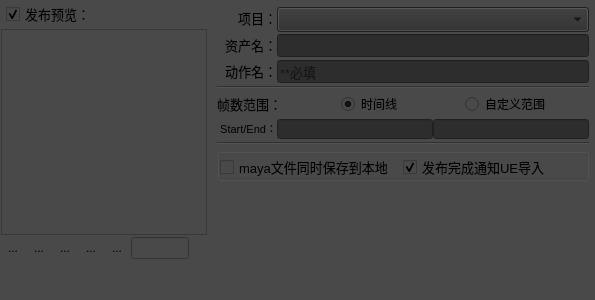
       <widget class="QWidget" name="action_tab">
        <attribute name="title">
         <string>Action</string>
        </attribute>
        <layout class="QVBoxLayout" name="verticalLayout_12">
         <property name="spacing">
          <number>0</number>
         </property>
         <property name="leftMargin">
          <number>0</number>
         </property>
         <property name="topMargin">
          <number>0</number>
         </property>
         <property name="rightMargin">
          <number>0</number>
         </property>
         <property name="bottomMargin">
          <number>0</number>
         </property>
         <item>
          <widget class="QFrame" name="frame_7">
           <property name="styleSheet">
            <string notr="true">background-color: rgb(73, 73, 73);</string>
           </property>
           <property name="frameShape">
            <enum>QFrame::Shape::NoFrame</enum>
           </property>
           <property name="frameShadow">
            <enum>QFrame::Shadow::Sunken</enum>
           </property>
           <layout class="QHBoxLayout" name="horizontalLayout_22" stretch="1,5">
            <property name="spacing">
             <number>5</number>
            </property>
            <property name="leftMargin">
             <number>1</number>
            </property>
            <property name="topMargin">
             <number>1</number>
            </property>
            <property name="rightMargin">
             <number>1</number>
            </property>
            <property name="bottomMargin">
             <number>1</number>
            </property>
            <item>
             <layout class="QVBoxLayout" name="verticalLayout_9">
              <property name="spacing">
               <number>2</number>
              </property>
              <item>
               <layout class="QHBoxLayout" name="horizontalLayout_23" stretch="5,1,1">
                <property name="spacing">
                 <number>0</number>
                </property>
                <property name="leftMargin">
                 <number>5</number>
                </property>
                <property name="rightMargin">
                 <number>5</number>
                </property>
                <item>
                 <widget class="QCheckBox" name="icon_cBox_ac">
                  <property name="font">
                   <font>
                    <family>Microsoft YaHei UI</family>
                    <pointsize>10</pointsize>
                   </font>
                  </property>
                  <property name="styleSheet">
                   <string notr="true"/>
                  </property>
                  <property name="text">
                   <string>发布预览：</string>
                  </property>
                  <property name="checked">
                   <bool>true</bool>
                  </property>
                 </widget>
                </item>
                <item>
                 <spacer name="horizontalSpacer_5">
                  <property name="orientation">
                   <enum>Qt::Orientation::Horizontal</enum>
                  </property>
                  <property name="sizeType">
                   <enum>QSizePolicy::Policy::Fixed</enum>
                  </property>
                  <property name="sizeHint" stdset="0">
                   <size>
                    <width>80</width>
                    <height>25</height>
                   </size>
                  </property>
                 </spacer>
                </item>
                <item>
                 <widget class="QPushButton" name="render_bttn_ac">
                  <property name="sizePolicy">
                   <sizepolicy hsizetype="Fixed" vsizetype="Fixed">
                    <horstretch>0</horstretch>
                    <verstretch>0</verstretch>
                   </sizepolicy>
                  </property>
                  <property name="minimumSize">
                   <size>
                    <width>25</width>
                    <height>25</height>
                   </size>
                  </property>
                  <property name="maximumSize">
                   <size>
                    <width>25</width>
                    <height>25</height>
                   </size>
                  </property>
                  <property name="toolTip">
                   <string>&lt;html&gt;&lt;head/&gt;&lt;body&gt;&lt;p&gt;&lt;span style=&quot; font-size:10pt;&quot;&gt;重新渲染图标&lt;/span&gt;&lt;/p&gt;&lt;/body&gt;&lt;/html&gt;</string>
                  </property>
                  <property name="text">
                   <string/>
                  </property>
                  <property name="iconSize">
                   <size>
                    <width>22</width>
                    <height>22</height>
                   </size>
                  </property>
                  <property name="flat">
                   <bool>true</bool>
                  </property>
                 </widget>
                </item>
               </layout>
              </item>
              <item>
               <widget class="QFrame" name="frame_8">
                <property name="sizePolicy">
                 <sizepolicy hsizetype="Fixed" vsizetype="Fixed">
                  <horstretch>0</horstretch>
                  <verstretch>0</verstretch>
                 </sizepolicy>
                </property>
                <property name="minimumSize">
                 <size>
                  <width>206</width>
                  <height>206</height>
                 </size>
                </property>
                <property name="maximumSize">
                 <size>
                  <width>206</width>
                  <height>206</height>
                 </size>
                </property>
                <property name="frameShape">
                 <enum>QFrame::Shape::StyledPanel</enum>
                </property>
                <property name="frameShadow">
                 <enum>QFrame::Shadow::Raised</enum>
                </property>
                <layout class="QGridLayout" name="gridLayout_8">
                 <property name="leftMargin">
                  <number>1</number>
                 </property>
                 <property name="topMargin">
                  <number>1</number>
                 </property>
                 <property name="rightMargin">
                  <number>1</number>
                 </property>
                 <property name="bottomMargin">
                  <number>1</number>
                 </property>
                 <property name="spacing">
                  <number>1</number>
                 </property>
                 <item row="0" column="0">
                  <widget class="QLabel" name="Preview_label_ac">
                   <property name="sizePolicy">
                    <sizepolicy hsizetype="Preferred" vsizetype="Preferred">
                     <horstretch>0</horstretch>
                     <verstretch>0</verstretch>
                    </sizepolicy>
                   </property>
                   <property name="minimumSize">
                    <size>
                     <width>200</width>
                     <height>200</height>
                    </size>
                   </property>
                   <property name="maximumSize">
                    <size>
                     <width>800</width>
                     <height>800</height>
                    </size>
                   </property>
                   <property name="text">
                    <string/>
                   </property>
                   <property name="scaledContents">
                    <bool>true</bool>
                   </property>
                  </widget>
                 </item>
                </layout>
               </widget>
              </item>
              <item>
               <layout class="QHBoxLayout" name="horizontalLayout_27">
                <item>
                 <widget class="QToolButton" name="Play_toolBttn">
                  <property name="text">
                   <string>...</string>
                  </property>
                  <property name="autoRaise">
                   <bool>true</bool>
                  </property>
                 </widget>
                </item>
                <item>
                 <widget class="QToolButton" name="firstFrame_toolBttn">
                  <property name="toolTip">
                   <string>起始帧</string>
                  </property>
                  <property name="text">
                   <string>...</string>
                  </property>
                  <property name="autoRaise">
                   <bool>true</bool>
                  </property>
                 </widget>
                </item>
                <item>
                 <widget class="QToolButton" name="prevFrame_toolBttn">
                  <property name="toolTip">
                   <string>上一帧</string>
                  </property>
                  <property name="text">
                   <string>...</string>
                  </property>
                  <property name="autoRaise">
                   <bool>true</bool>
                  </property>
                 </widget>
                </item>
                <item>
                 <widget class="QToolButton" name="nextFrame_toolBttn">
                  <property name="toolTip">
                   <string>下一帧</string>
                  </property>
                  <property name="text">
                   <string>...</string>
                  </property>
                  <property name="autoRaise">
                   <bool>true</bool>
                  </property>
                 </widget>
                </item>
                <item>
                 <widget class="QToolButton" name="lastFrame_toolBttn">
                  <property name="toolTip">
                   <string>结束帧</string>
                  </property>
                  <property name="text">
                   <string>...</string>
                  </property>
                  <property name="autoRaise">
                   <bool>true</bool>
                  </property>
                 </widget>
                </item>
                <item>
                 <widget class="QLineEdit" name="frams_lineEdit">
                  <property name="maximumSize">
                   <size>
                    <width>80</width>
                    <height>16777215</height>
                   </size>
                  </property>
                 </widget>
                </item>
                <item>
                 <spacer name="horizontalSpacer_6">
                  <property name="orientation">
                   <enum>Qt::Orientation::Horizontal</enum>
                  </property>
                  <property name="sizeHint" stdset="0">
                   <size>
                    <width>40</width>
                    <height>20</height>
                   </size>
                  </property>
                 </spacer>
                </item>
               </layout>
              </item>
              <item>
               <spacer name="verticalSpacer_7">
                <property name="orientation">
                 <enum>Qt::Orientation::Vertical</enum>
                </property>
                <property name="sizeHint" stdset="0">
                 <size>
                  <width>20</width>
                  <height>40</height>
                 </size>
                </property>
               </spacer>
              </item>
             </layout>
            </item>
            <item>
             <layout class="QVBoxLayout" name="verticalLayout_10">
              <property name="spacing">
               <number>3</number>
              </property>
              <property name="sizeConstraint">
               <enum>QLayout::SizeConstraint::SetMaximumSize</enum>
              </property>
              <property name="leftMargin">
               <number>5</number>
              </property>
              <property name="topMargin">
               <number>5</number>
              </property>
              <property name="rightMargin">
               <number>5</number>
              </property>
              <item>
               <layout class="QHBoxLayout" name="horizontalLayout_24">
                <property name="spacing">
                 <number>0</number>
                </property>
                <item>
                 <widget class="QLabel" name="label_14">
                  <property name="sizePolicy">
                   <sizepolicy hsizetype="Preferred" vsizetype="Fixed">
                    <horstretch>0</horstretch>
                    <verstretch>0</verstretch>
                   </sizepolicy>
                  </property>
                  <property name="minimumSize">
                   <size>
                    <width>60</width>
                    <height>0</height>
                   </size>
                  </property>
                  <property name="font">
                   <font>
                    <family>Microsoft YaHei UI</family>
                    <pointsize>10</pointsize>
                   </font>
                  </property>
                  <property name="text">
                   <string>项目：</string>
                  </property>
                  <property name="alignment">
                   <set>Qt::AlignmentFlag::AlignRight|Qt::AlignmentFlag::AlignTrailing|Qt::AlignmentFlag::AlignVCenter</set>
                  </property>
                 </widget>
                </item>
                <item>
                 <widget class="QComboBox" name="publishProj_comb_ac">
                  <property name="sizePolicy">
                   <sizepolicy hsizetype="Expanding" vsizetype="Fixed">
                    <horstretch>0</horstretch>
                    <verstretch>0</verstretch>
                   </sizepolicy>
                  </property>
                  <property name="minimumSize">
                   <size>
                    <width>0</width>
                    <height>25</height>
                   </size>
                  </property>
                  <property name="maximumSize">
                   <size>
                    <width>16777215</width>
                    <height>22</height>
                   </size>
                  </property>
                  <property name="font">
                   <font>
                    <family>Microsoft YaHei UI</family>
                    <pointsize>10</pointsize>
                    <bold>true</bold>
                   </font>
                  </property>
                  <property name="styleSheet">
                   <string notr="true">background-color: rgb(45, 45, 45);</string>
                  </property>
                 </widget>
                </item>
               </layout>
              </item>
              <item>
               <layout class="QHBoxLayout" name="horizontalLayout_31">
                <property name="spacing">
                 <number>0</number>
                </property>
                <item>
                 <widget class="QLabel" name="label_20">
                  <property name="sizePolicy">
                   <sizepolicy hsizetype="Preferred" vsizetype="Fixed">
                    <horstretch>0</horstretch>
                    <verstretch>0</verstretch>
                   </sizepolicy>
                  </property>
                  <property name="minimumSize">
                   <size>
                    <width>60</width>
                    <height>0</height>
                   </size>
                  </property>
                  <property name="font">
                   <font>
                    <family>Microsoft YaHei UI</family>
                    <pointsize>10</pointsize>
                   </font>
                  </property>
                  <property name="text">
                   <string>资产名：</string>
                  </property>
                  <property name="alignment">
                   <set>Qt::AlignmentFlag::AlignRight|Qt::AlignmentFlag::AlignTrailing|Qt::AlignmentFlag::AlignVCenter</set>
                  </property>
                 </widget>
                </item>
                <item>
                 <widget class="QLineEdit" name="name_lineEdit_ac">
                  <property name="font">
                   <font>
                    <family>Microsoft YaHei UI</family>
                    <pointsize>10</pointsize>
                   </font>
                  </property>
                  <property name="styleSheet">
                   <string notr="true">background-color: rgb(45, 45, 45);</string>
                  </property>
                  <property name="readOnly">
                   <bool>false</bool>
                  </property>
                 </widget>
                </item>
               </layout>
              </item>
              <item>
               <layout class="QHBoxLayout" name="horizontalLayout_25">
                <property name="spacing">
                 <number>0</number>
                </property>
                <item>
                 <widget class="QLabel" name="label_15">
                  <property name="sizePolicy">
                   <sizepolicy hsizetype="Preferred" vsizetype="Fixed">
                    <horstretch>0</horstretch>
                    <verstretch>0</verstretch>
                   </sizepolicy>
                  </property>
                  <property name="minimumSize">
                   <size>
                    <width>60</width>
                    <height>0</height>
                   </size>
                  </property>
                  <property name="font">
                   <font>
                    <family>Microsoft YaHei UI</family>
                    <pointsize>10</pointsize>
                   </font>
                  </property>
                  <property name="text">
                   <string>动作名：</string>
                  </property>
                  <property name="alignment">
                   <set>Qt::AlignmentFlag::AlignRight|Qt::AlignmentFlag::AlignTrailing|Qt::AlignmentFlag::AlignVCenter</set>
                  </property>
                 </widget>
                </item>
                <item>
                 <widget class="QLineEdit" name="name_lineEdit_action">
                  <property name="font">
                   <font>
                    <family>Microsoft YaHei UI</family>
                    <pointsize>10</pointsize>
                   </font>
                  </property>
                  <property name="styleSheet">
                   <string notr="true">background-color: rgb(45, 45, 45);</string>
                  </property>
                  <property name="text">
                   <string/>
                  </property>
                  <property name="readOnly">
                   <bool>false</bool>
                  </property>
                  <property name="placeholderText">
                   <string>**必填</string>
                  </property>
                  <property name="clearButtonEnabled">
                   <bool>true</bool>
                  </property>
                 </widget>
                </item>
               </layout>
              </item>
              <item>
               <widget class="Line" name="line">
                <property name="orientation">
                 <enum>Qt::Orientation::Horizontal</enum>
                </property>
               </widget>
              </item>
              <item>
               <layout class="QHBoxLayout" name="horizontalLayout_30">
                <property name="spacing">
                 <number>0</number>
                </property>
                <item>
                 <widget class="QLabel" name="label_19">
                  <property name="sizePolicy">
                   <sizepolicy hsizetype="Preferred" vsizetype="Fixed">
                    <horstretch>0</horstretch>
                    <verstretch>0</verstretch>
                   </sizepolicy>
                  </property>
                  <property name="minimumSize">
                   <size>
                    <width>60</width>
                    <height>0</height>
                   </size>
                  </property>
                  <property name="maximumSize">
                   <size>
                    <width>16777215</width>
                    <height>16777215</height>
                   </size>
                  </property>
                  <property name="font">
                   <font>
                    <family>Microsoft YaHei UI</family>
                    <pointsize>10</pointsize>
                   </font>
                  </property>
                  <property name="text">
                   <string>帧数范围：</string>
                  </property>
                  <property name="alignment">
                   <set>Qt::AlignmentFlag::AlignLeading|Qt::AlignmentFlag::AlignLeft|Qt::AlignmentFlag::AlignVCenter</set>
                  </property>
                 </widget>
                </item>
                <item>
                 <widget class="QRadioButton" name="time_slider_rBttn">
                  <property name="text">
                   <string>时间线</string>
                  </property>
                  <property name="checked">
                   <bool>true</bool>
                  </property>
                 </widget>
                </item>
                <item>
                 <widget class="QRadioButton" name="start_end_rbttn">
                  <property name="text">
                   <string>自定义范围</string>
                  </property>
                 </widget>
                </item>
               </layout>
              </item>
              <item>
               <layout class="QHBoxLayout" name="horizontalLayout_29">
                <property name="spacing">
                 <number>0</number>
                </property>
                <item>
                 <widget class="QLabel" name="label_18">
                  <property name="sizePolicy">
                   <sizepolicy hsizetype="Preferred" vsizetype="Fixed">
                    <horstretch>0</horstretch>
                    <verstretch>0</verstretch>
                   </sizepolicy>
                  </property>
                  <property name="minimumSize">
                   <size>
                    <width>60</width>
                    <height>0</height>
                   </size>
                  </property>
                  <property name="maximumSize">
                   <size>
                    <width>16777215</width>
                    <height>16777215</height>
                   </size>
                  </property>
                  <property name="font">
                   <font>
                    <family>Microsoft YaHei UI</family>
                    <pointsize>8</pointsize>
                   </font>
                  </property>
                  <property name="text">
                   <string>Start/End：</string>
                  </property>
                  <property name="alignment">
                   <set>Qt::AlignmentFlag::AlignRight|Qt::AlignmentFlag::AlignTrailing|Qt::AlignmentFlag::AlignVCenter</set>
                  </property>
                 </widget>
                </item>
                <item>
                 <widget class="QLineEdit" name="start_lineEdit">
                  <property name="maximumSize">
                   <size>
                    <width>16777215</width>
                    <height>20</height>
                   </size>
                  </property>
                  <property name="font">
                   <font>
                    <family>Microsoft YaHei UI</family>
                    <pointsize>10</pointsize>
                   </font>
                  </property>
                  <property name="styleSheet">
                   <string notr="true">background-color: rgb(45, 45, 45);</string>
                  </property>
                  <property name="readOnly">
                   <bool>false</bool>
                  </property>
                 </widget>
                </item>
                <item>
                 <widget class="QLineEdit" name="end_lineEdit">
                  <property name="maximumSize">
                   <size>
                    <width>16777215</width>
                    <height>20</height>
                   </size>
                  </property>
                  <property name="font">
                   <font>
                    <family>Microsoft YaHei UI</family>
                    <pointsize>10</pointsize>
                   </font>
                  </property>
                  <property name="styleSheet">
                   <string notr="true">background-color: rgb(45, 45, 45);</string>
                  </property>
                  <property name="readOnly">
                   <bool>false</bool>
                  </property>
                 </widget>
                </item>
               </layout>
              </item>
              <item>
               <widget class="Line" name="line_5">
                <property name="orientation">
                 <enum>Qt::Orientation::Horizontal</enum>
                </property>
               </widget>
              </item>
              <item>
               <widget class="QGroupBox" name="groupBox_4">
                <property name="font">
                 <font>
                  <family>Microsoft YaHei UI</family>
                  <pointsize>10</pointsize>
                 </font>
                </property>
                <property name="styleSheet">
                 <string notr="true">background-color: rgb(73, 73, 73);</string>
                </property>
                <property name="title">
                 <string/>
                </property>
                <property name="alignment">
                 <set>Qt::AlignmentFlag::AlignLeading|Qt::AlignmentFlag::AlignLeft|Qt::AlignmentFlag::AlignVCenter</set>
                </property>
                <property name="flat">
                 <bool>true</bool>
                </property>
                <layout class="QGridLayout" name="gridLayout_9">
                 <property name="leftMargin">
                  <number>0</number>
                 </property>
                 <property name="topMargin">
                  <number>2</number>
                 </property>
                 <property name="rightMargin">
                  <number>0</number>
                 </property>
                 <property name="bottomMargin">
                  <number>0</number>
                 </property>
                 <property name="spacing">
                  <number>0</number>
                 </property>
                 <item row="0" column="0">
                  <widget class="QCheckBox" name="save_action_cBox">
                   <property name="enabled">
                    <bool>true</bool>
                   </property>
                   <property name="maximumSize">
                    <size>
                     <width>16777215</width>
                     <height>20</height>
                    </size>
                   </property>
                   <property name="font">
                    <font>
                     <family>Microsoft YaHei UI</family>
                     <pointsize>10</pointsize>
                    </font>
                   </property>
                   <property name="toolTip">
                    <string>如果勾选则弹窗保存.ma到指定路径</string>
                   </property>
                   <property name="text">
                    <string>maya文件同时保存到本地</string>
                   </property>
                   <property name="checked">
                    <bool>false</bool>
                   </property>
                  </widget>
                 </item>
                 <item row="0" column="1">
                  <widget class="QCheckBox" name="send_ue_cBox">
                   <property name="enabled">
                    <bool>true</bool>
                   </property>
                   <property name="maximumSize">
                    <size>
                     <width>16777215</width>
                     <height>20</height>
                    </size>
                   </property>
                   <property name="font">
                    <font>
                     <family>Microsoft YaHei UI</family>
                     <pointsize>10</pointsize>
                    </font>
                   </property>
                   <property name="toolTip">
                    <string>如果勾选则现在开启的UE工程会收到通知导入这个动作</string>
                   </property>
                   <property name="text">
                    <string>发布完成通知UE导入</string>
                   </property>
                   <property name="checked">
                    <bool>true</bool>
                   </property>
                  </widget>
                 </item>
                </layout>
               </widget>
              </item>
              <item>
               <spacer name="verticalSpacer_8">
                <property name="orientation">
                 <enum>Qt::Orientation::Vertical</enum>
                </property>
                <property name="sizeType">
                 <enum>QSizePolicy::Policy::Expanding</enum>
                </property>
                <property name="sizeHint" stdset="0">
                 <size>
                  <width>20</width>
                  <height>40</height>
                 </size>
                </property>
               </spacer>
              </item>
             </layout>
            </item>
           </layout>
          </widget>
         </item>
        </layout>
       </widget>
